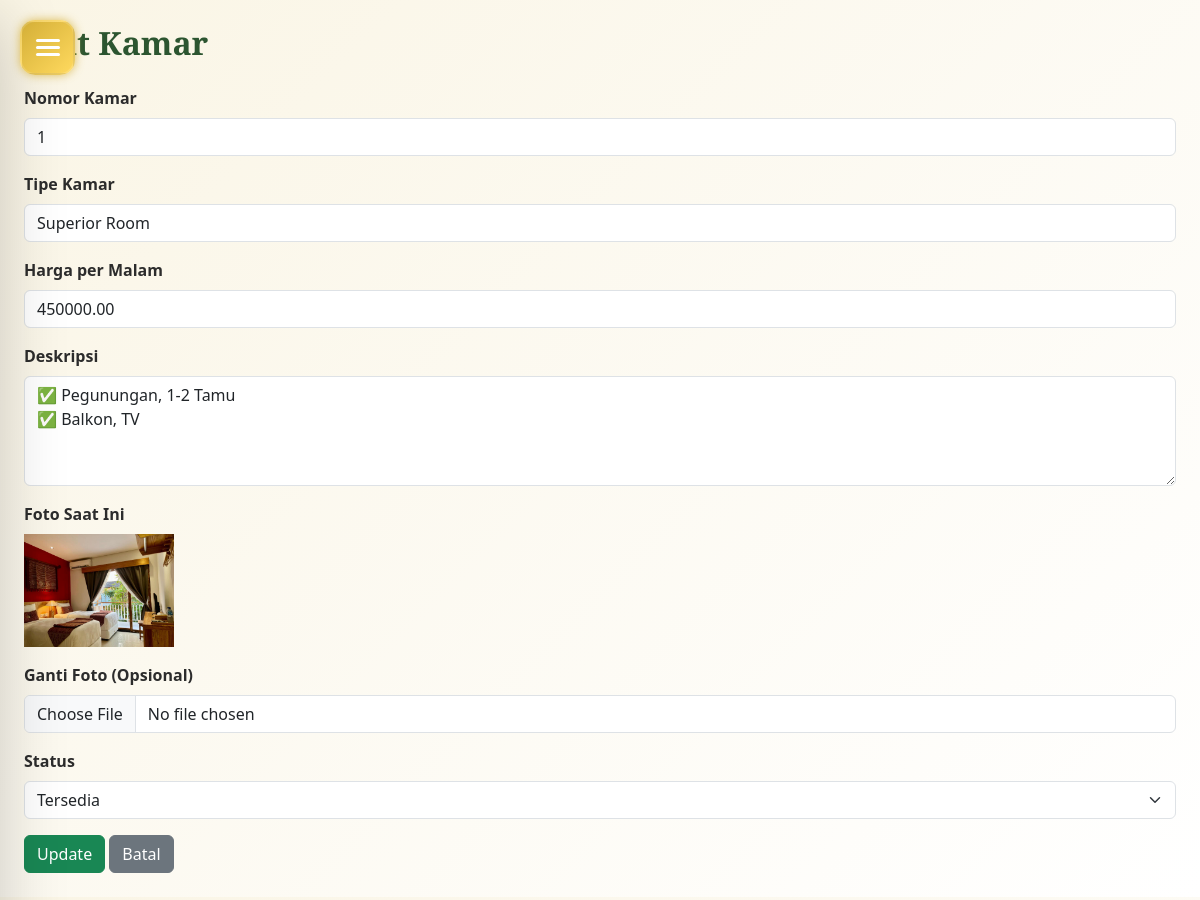
/admin/kamar_edit.php?id=2 (signed in), run on the app's committed database.
### tables this page shows
CREATE TABLE `rooms` (
  `id` int(11) NOT NULL,
  `nomor_kamar` varchar(10) NOT NULL,
  `tipe_kamar` varchar(50) NOT NULL,
  `harga_per_malam` decimal(10,2) NOT NULL,
  `deskripsi` text DEFAULT NULL,
  `foto` varchar(255) DEFAULT NULL,
  `kapasitas` int(11) DEFAULT 2,
  `status` enum('tersedia','terisi','maintenance') DEFAULT 'tersedia'
);

### admin/kamar_edit.php (the view, shortened to what this page needs)
<?php
include '../config/koneksi.php';
$id = $_GET['id'];
$query = mysqli_query($conn, "SELECT * FROM rooms WHERE id = $id");
$data = mysqli_fetch_assoc($query);
?>
<!DOCTYPE html>
<html>
<head>
    <link rel="stylesheet" href="../assets/style.css">
    <link href="https://cdn.jsdelivr.net/npm/bootstrap@5.3.0/dist/css/bootstrap.min.css" rel="stylesheet">
    <link href="https://cdn.jsdelivr.net/npm/bootstrap-icons@1.10.5/font/bootstrap-icons.css" rel="stylesheet">
</head>
<body class="admin-body">
<div class="d-flex">
    <?php include 'sidebar.php'; ?>
    <main class="flex-grow-1 p-4">
        <h2 class="fw-bold text-green mb-4">Edit Kamar</h2>
        <form method="POST" enctype="multipart/form-data">
            <div class="mb-3">
                <label class="form-label">Nomor Kamar</label>
                <input type="text" name="nomor_kamar" class="form-control" value="<?= $data['nomor_kamar'] ?>" required>
            </div>
            <div class="mb-3">
                <label class="form-label">Tipe Kamar</label>
                <input type="text" name="tipe_kamar" class="form-control" value="<?= $data['tipe_kamar'] ?>" required>
            </div>
            <div class="mb-3">
                <label class="form-label">Harga per Malam</label>
                <input type="number" name="harga_per_malam" class="form-control" value="<?= $data['harga_per_malam'] ?>" required>
            </div>
            <div class="mb-3">
                <label class="form-label">Deskripsi</label>
                <textarea name="deskripsi" class="form-control" rows="4"><?= $data['deskripsi'] ?></textarea>
            </div>
            <div class="mb-3">
                <label class="form-label">Foto Saat Ini</label><br>
                <img src="../uploads/<?= $data['foto'] ?>" width="150" alt="Foto Kamar">
            </div>
            <div class="mb-3">
                <label class="form-label">Ganti Foto (Opsional)</label>
                <input type="file" name="foto" class="form-control" accept="image/*">
            </div>
            <div class="mb-3">
                <label class="form-label">Status</label>
                <select name="status" class="form-select">
                    <option value="tersedia" <?= $data['status'] == 'tersedia' ? 'selected' : '' ?>>Tersedia</option>
                </select>
            </div>
            <button type="submit" class="btn btn-success">Update</button>
            <a href="kamar.php" class="btn btn-secondary">Batal</a>
        </form>
    </main>
</div>
</body>
</html>

### assets/style.css (style rules this page uses)
:root { --primary-gold: #d4af37; --primary-dark: #1a1a1a; --primary-green: #2c5530; --accent-cream: #faf5e5; --text-dark: #2c2c2c; --text-light: #666666; --glass-bg: rgba(255, 255, 255, 0.1); --glass-border: rgba(255, 255, 255, 0.2); --shadow-soft: 0 8px 32px rgba(0, 0, 0, 0.1); --shadow-medium: 0 12px 48px rgba(0, 0, 0, 0.15); --shadow-strong: 0 20px 64px rgba(0, 0, 0, 0.2); --transition-smooth: all 0.4s cubic-bezier(0.4, 0, 0.2, 1); --transition-fast: all 0.2s ease; --border-radius: 16px; --border-radius-lg: 24px; }
* { margin: 0; padding: 0; box-sizing: border-box; }
html { scroll-behavior: smooth; }
body { font-family: "Inter", sans-serif; background: linear-gradient(135deg, var(--accent-cream) 0%, #ffffff 100%); color: var(--text-dark); line-height: 1.6; overflow-x: hidden; }
h1, h2, h3, h4, h5, h6 { font-family: "Playfair Display", serif; font-weight: 600; color: var(--primary-dark); margin-bottom: 1rem; }
h2 { font-size: 2.8rem; line-height: 1.3; }
.form-control { border: 2px solid rgba(0, 0, 0, 0.1); border-radius: 12px; padding: 15px 20px; font-size: 1rem; transition: var(--transition-fast); background: rgba(255, 255, 255, 0.9); }
.form-label { font-weight: 600; color: var(--text-dark); margin-bottom: 8px; }
.btn { border-radius: 12px; padding: 15px 30px; font-weight: 600; font-size: 1rem; transition: var(--transition-fast); border: none; cursor: pointer; }
.text-green { color: var(--primary-green); }

### assets/css/hamburger-user.css (style rules this page uses)
:root { --bg-primary: #1c1c28; --bg-secondary: #181823; --card-bg: #23232e; --card-bg-lighter: #26263a; --primary-accent: #d4af37; --primary-accent-hover: #ffd95e; --secondary-accent-soft-purple: #9e8cfc; --secondary-accent-sky-blue: #6fc1ff; --text-primary: #ffffff; --text-secondary: #a0a0b0; --text-muted: #c0c0c0; --success-color: #4cd964; --danger-color: #ff5c5c; --border-accent: #2e2e40; --border-table: #2e2e40; }

### data on the page
rooms: nomor_kamar "1", tipe_kamar "Superior Room", harga_per_malam "450000.00", deskripsi "✅ Pegunungan, 1-2 Tamu ✅ Balkon, TV", foto (picture), status "Tersedia"
